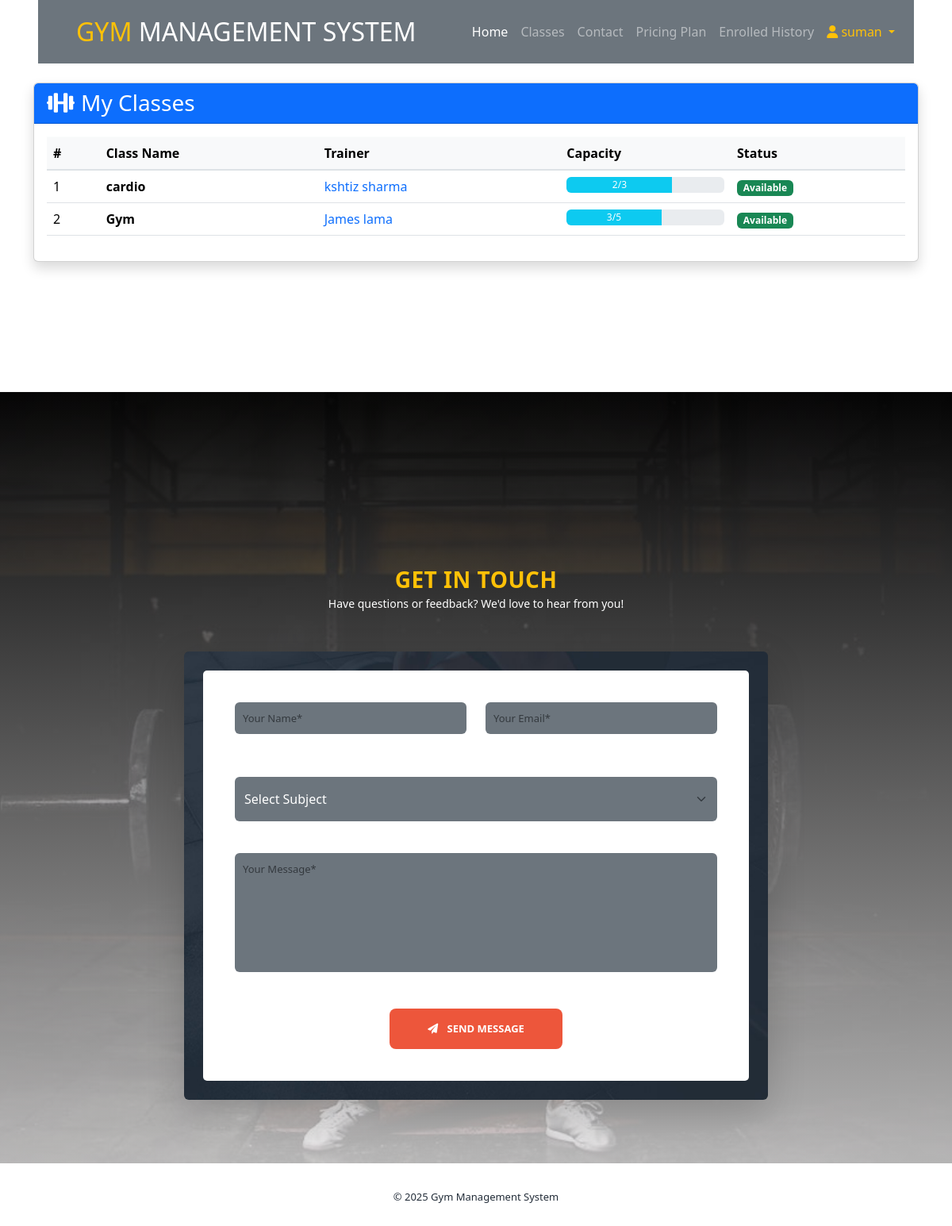
The app's page /member/my-classes/ (signed in) with its own data.
### app/models.py (models this page shows, shortened)
class Class(models.Model):
    name = models.CharField(max_length=100)
    trainer = models.ForeignKey(Trainer, on_delete=models.SET_NULL, null=True, blank=True)
    schedule = models.CharField(max_length=255, default="To be determined")  # e.g., "Monday, Wednesday 6:00 PM"
    capacity = models.PositiveIntegerField()
    members = models.ManyToManyField(Signup, blank=True)
    creationdate = models.DateTimeField(auto_now_add=True)

class Trainer(models.Model):
    STATUS_CHOICES = [
        ('active', 'Active'),
        ('on_leave', 'On Leave'),
        ('inactive', 'Inactive'),
    ]
    user = models.OneToOneField(User, on_delete=models.CASCADE, null=True, blank=True)
    first_name = models.CharField(max_length=100, null=True)
    last_name = models.CharField(max_length=100, null=True)
    email = models.EmailField(null=True, blank=True)
    phone = models.CharField(max_length=15)
    address = models.TextField()
    experience = models.PositiveIntegerField(null=True, blank=True)
    is_verified = models.BooleanField(default=False)
    status = models.CharField(
        max_length=10,
        choices=STATUS_CHOICES,
        default='inactive'
    )
    profile_url = models.URLField(max_length=200, blank=True, null=True)
    profile_photo = models.ImageField(upload_to='trainer_photos/', blank=True, null=True)
    cv = models.FileField(upload_to='trainer_cvs/', blank=True, null=True)
    created_at = models.DateTimeField(auto_now_add=True)

### app/views.py (the view)
# urls.py: path('member/my-classes/', member_classes, name='my_classes'),
@login_required
def member_classes(request):
    try:
        member_profile = get_object_or_404(Signup, user=request.user)
        enrolled_classes = Class.objects.filter(members=member_profile)
        context = {
            'enrolled_classes': enrolled_classes,
            'member': member_profile
        }
        return render(request, 'memberclass.html', context)
    except Exception as e:
        return render(request, 'memberclass.html', {'error': str(e)})

### templates/memberclass.html (shortened to what this page needs)
{% extends 'header.html' %}
{% load static %}
{% block main_content %}
<div class="container py-4">
    <div class="row">
        <div class="col-12">
            <div class="card shadow">
                <div class="card-header bg-primary text-white">
                    <h3 class="mb-0">
                        <i class="fas fa-dumbbell me-2"></i>My Classes
                    </h3>
                </div>
                <div class="card-body">
                    {% if enrolled_classes %}
                    <div class="table-responsive">
                        <table class="table table-hover align-middle">
                            <thead class="table-light">
                                <tr>
                                    <th>#</th>
                                    <th>Class Name</th>
                                    <th>Trainer</th>
                                    <th>Capacity</th>
                                    <th>Status</th>
                                </tr>
                            </thead>
                            <tbody>
                                {% for class in enrolled_classes %}
                                <tr>
                                    <td>{{ forloop.counter }}</td>
                                    <td>
                                        <strong>{{ class.name }}</strong>
                                    </td>
                                    <td>
                                        {% if class.trainer %}
                                        <a href="/trainer/profile/{{ class.trainer.id }}/">
                                            {{ class.trainer.first_name }} {{ class.trainer.last_name }}
                                          </a>
                                        {% else %}
                                            <span class="text-muted">Not assigned</span>
                                        {% endif %}
                                    </td>
                                    <td>
                                        <div class="progress" style="height: 20px;">
                                            <div class="progress-bar bg-info"
                                                 role="progressbar"
                                                 style="width: {% widthratio class.members.count class.capacity 100 %}%"
                                                 aria-valuenow="{{ class.members.count }}"
                                                 aria-valuemin="0"
                                                 aria-valuemax="{{ class.capacity }}">
                                                {{ class.members.count }}/{{ class.capacity }}
                                            </div>
                                        </div>
                                    </td>
                                    <td>
                                        {% if class.members.count < class.capacity %}
                                            <span class="badge bg-success">Available</span>
                                        {% else %}
                                            <span class="badge bg-warning">Full</span>
                                        {% endif %}
                                    </td>
                                </tr>
                                {% endfor %}
                            </tbody>
                        </table>
                    </div>
                    {% else %}
                    <div class="alert alert-info">
                        <i class="fas fa-info-circle me-2"></i>
                        You are not currently enrolled in any classes. Please contact the admin to be assigned to a class.
                    </div>
                    {% endif %}
                </div>
            </div>
        </div>
    </div>
</div>
{% endblock %}

### templates/header.html (shortened to what this page needs)
{% load static %}
<!DOCTYPE html>
<html lang="en">
<head>
    <link rel="stylesheet" href="{% static 'assets/css/bootstrap.min.css' %}">
    <link rel="stylesheet" href="{% static 'assets/css/font-awesome.css' %}">
    <link rel="stylesheet" href="{% static 'assets/css/templatemo-training-studio.css' %}">
    <link href="https://cdn.jsdelivr.net/npm/bootstrap@5.3.0/dist/css/bootstrap.min.css" rel="stylesheet">
    <link rel="stylesheet" href="https://cdnjs.cloudflare.com/ajax/libs/font-awesome/6.0.0/css/all.min.css" />
</head>
<body>
<div class="container-fluid position-relative nav-bar p-0">
    <div class="position-relative px-lg-5" style="z-index: 9;">
        <nav class="navbar navbar-expand-lg bg-secondary navbar-dark py-3 py-lg-3 pl-3 pl-lg-5">
            <a href="/" class="navbar-brand">
                <h2 class="text-uppercase text-warning mb-0">Gym <span class="text-white">Management System</span></h2>
            </a>
            <div class="collapse navbar-collapse justify-content-between px-3" id="navbarCollapse">
                <ul class="navbar-nav ml-auto py-0">
                    <li class="nav-item"><a href="/" class="nav-link active">Home</a></li>
                    <li class="nav-item"><a href="#our-classes" class="nav-link">Classes</a></li>
                    <li class="nav-item"><a href="#contact-us" class="nav-link">Contact</a></li>
                    {% if request.user.is_authenticated %}
                    <li class="nav-item"><a href="#trainers" class="nav-link">Pricing Plan</a></li>
                    <li class="nav-item"><a href="/enrolled_history/" class="nav-link">Enrolled History</a></li>
                        <li class="nav-item dropdown">
                            <span class="nav-link dropdown-toggle text-warning" >
                                <i class="fa fa-user"></i> {{ request.user.first_name }}
                            </span>
                        </li>
                    {% else %}
                        <li class="nav-item"><a href="/login" class="nav-link">Login</a></li>
                    {% endif %}
                </ul>
            </div>
        </nav>
    </div>
</div>
<div class="main">
    {% block main_content %}
    {% endblock %}
</div>
{% if request.user.is_authenticated %}
<section class="section" id="contact-us">
    <div class="container">
        <div class="row justify-content-center">
            <div class="col-lg-8">
                <div class="section-heading text-center mb-5">
                    <h2 class="text-warning">Get In Touch</h2>
                    <p class="text-white">Have questions or feedback? We'd love to hear from you!</p>
                </div>
                <div class="contact-form bg-dark p-4 rounded shadow-lg">
                    <form id="contact" action="{% url 'contact_form' %}" method="post">
                        <div class="row">
                            <div class="col-md-6 mb-4">
                                <div class="form-group">
                                    <input name="name" type="text" id="name" class="form-control bg-secondary text-white border-0 py-3"
                                           placeholder="Your Name*" required>
                                </div>
                            </div>
                            <div class="col-md-6 mb-4">
                                <div class="form-group">
                                    <input name="email" type="email" id="email" class="form-control bg-secondary text-white border-0 py-3"
                                           placeholder="Your Email*" required>
                                </div>
                            </div>
                            <div class="col-12 mb-4">
                                <div class="form-group">
                                    <select name="subject" class="form-select bg-secondary text-white border-0 py-3" required>
                                        <option value="" disabled selected>Select Subject</option>
                                    </select>
                                </div>
                            </div>
                            <div class="col-12 mb-4">
                                <div class="form-group">
                                    <textarea name="message" rows="6" id="message"
                                              class="form-control bg-secondary text-white border-0"
                                              placeholder="Your Message*" required></textarea>
                                </div>
                            </div>
                            <div class="col-12 text-center">
                                <button type="submit" id="form-submit"
                                        class="btn btn-warning btn-lg px-5 py-3 text-uppercase font-weight-bold">
                                    <i class="fas fa-paper-plane me-2"></i> Send Message
                                </button>
                            </div>
                        </div>
                    </form>
                </div>
            </div>
        </div>
    </div>
</section>
{% endif %}
<footer>
    <div class="container text-center">
        <p>© <script>document.write(new Date().getFullYear());</script> Gym Management System</p>
    </div>
</footer>
   <div aria-live="polite" aria-atomic="true" class="position-fixed top-50 start-50 translate-middle p-3" style="z-index: 1080;">
</div>
<link href="https://cdn.jsdelivr.net/npm/bootstrap@5.3.3/dist/css/bootstrap.min.css" rel="stylesheet">
</body>
</html>

### static/assets/css/templatemo-training-studio.css (style rules this page uses)
html, body, div, span, applet, object, iframe, h1, h2, h3, h4, h5, h6, p, blockquote, div pre, a, abbr, acronym, address, big, cite, code, del, dfn, em, font, img, ins, kbd, q, s, samp, small, strike, strong, sub, sup, tt, var, b, u, i, center, dl, dt, dd, ol, ul, li, figure, header, nav, section, article, aside, footer, figcaption { margin: 0; padding: 0; border: 0; outline: 0; }
ul, li { padding: 0; margin: 0; list-style: none; }
header, nav, section, article, aside, footer, hgroup { display: block; }
* { box-sizing: border-box; }
html, body { font-family: 'Poppins', sans-serif; font-weight: 400; background-color: #fff; font-size: 16px; -ms-text-size-adjust: 100%; -webkit-font-smoothing: antialiased; -moz-osx-font-smoothing: grayscale; }
a { text-decoration: none !important; }
h1, h2, h3, h4, h5, h6 { margin-top: 0px; margin-bottom: 0px; }
ul { margin-bottom: 0px; }
p { font-size: 14px; line-height: 25px; color: #7a7a7a; }
html, body { background: #fff; font-family: 'Poppins', sans-serif; }
.section-heading { text-align: center; margin-top: 140px; margin-bottom: 80px; }
.section-heading h2 { font-size: 28px; font-weight: 800; color: #232d39; text-transform: uppercase; letter-spacing: 0.5px; margin-top: 0px; margin-bottom: 0px; }
#contact-us { margin-top: 140px; }
#contact-us .contact-form { padding: 80px; background-image: url(../images/contact-bg.jpg); background-position: center center; background-repeat: no-repeat; background-size: cover; }
#contact-us .contact-form #contact { background-color: #fff; padding: 40px; border-radius: 5px; }
.contact-form input, .contact-form textarea { color: #7a7a7a; font-size: 13px; border: 1px solid #ddd; background-color: #fff; width: 100%; height: 40px; outline: none; line-height: 40px; padding: 0px 10px; -webkit-appearance: none; -moz-appearance: none; appearance: none; margin-bottom: 30px; }
.contact-form textarea { height: 150px; resize: none; }
.contact-form ::placeholder { color: #7a7a7a; }
.contact-form button { display: inline-block; font-size: 13px; padding: 11px 17px; background-color: #ed563b; color: #fff; text-align: center; font-weight: 400; text-transform: uppercase; transition: all .3s; border: none; outline: none; margin-top: -8px; }
footer { text-align: center; padding: 30px 0px; }
footer p { color: #232d39; font-size: 13px; }

### templates/memberclass.html (style rules this page uses)
.card { border-radius: 10px; overflow: hidden; }
.table th { background-color: #f8f9fa; font-weight: 600; }
.badge { font-size: 0.85rem; padding: 0.35em 0.65em; }
.progress { border-radius: 5px; }
.progress-bar { font-size: 0.75rem; display: flex; align-items: center; justify-content: center; }

### records on screen
Class: name "cardio", trainer.first_name "kshtiz", trainer.last_name "sharma", members.count "2", capacity "3", shows "Available"
Class: name "Gym", trainer.first_name "James", trainer.last_name "lama", members.count "3", capacity "5", shows "Available"

### other values on screen
{{ request.user.first_name }} "suman"
